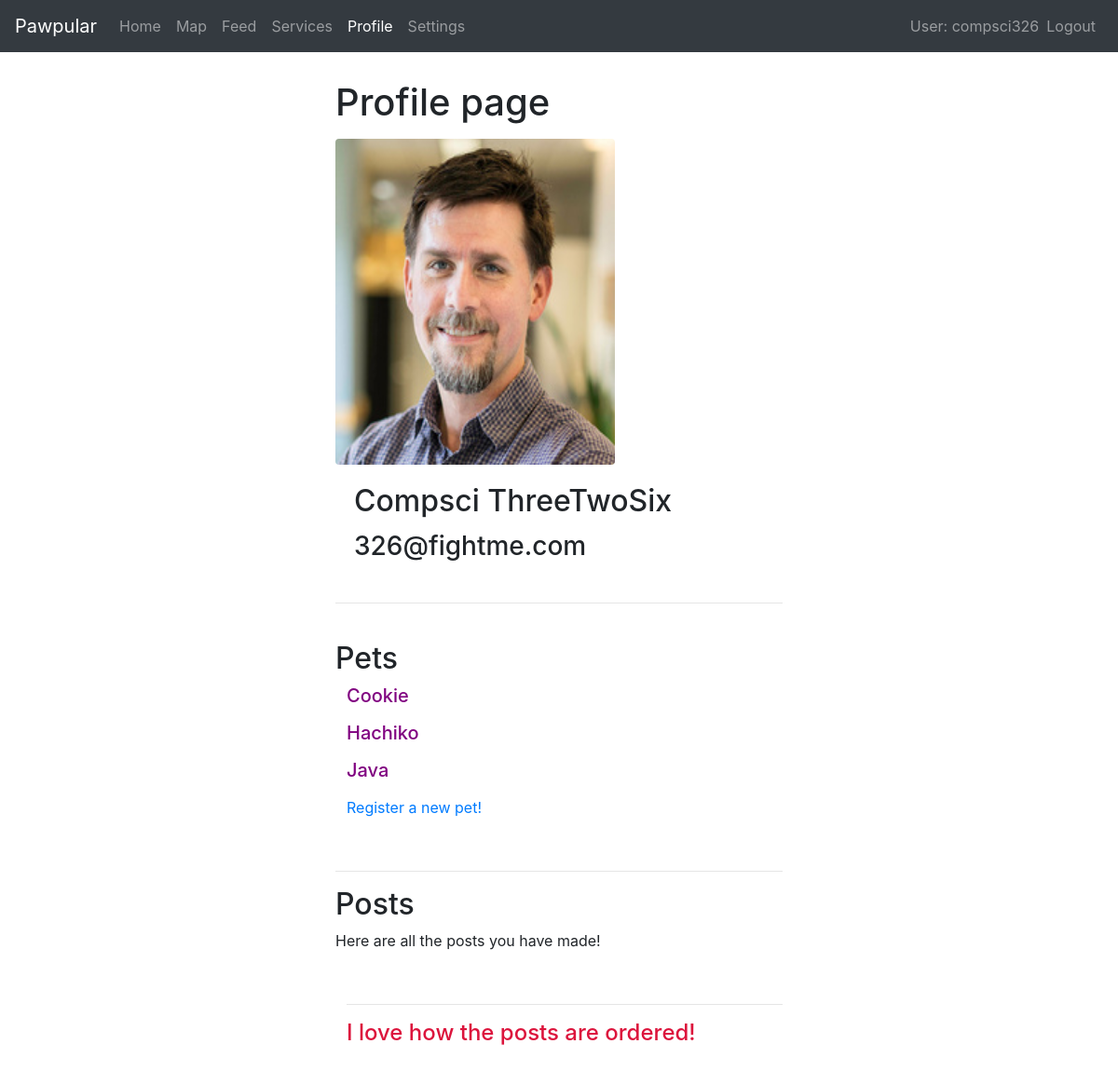
Page /pawpular/profile/75cf73d5-d422-4b25-a3f3-bed1792f88c9 (signed in) on the committed database.
### pawpular/models.py (models this page shows, shortened)
class Profile(models.Model):
    user = models.OneToOneField(User, on_delete=models.CASCADE)
    uuid = models.UUIDField(primary_key=True, default=uuid.uuid4)
    image = models.ImageField(upload_to='uploads/',blank = True)
    pets = models.ManyToManyField('Pet', blank=True)
    feedPosts = models.ManyToManyField('FeedPost', blank=True)
    mapPosts = models.ManyToManyField('MapPost', blank=True)
    servicePosts = models.ManyToManyField('ServicePost', blank=True)
    status=(
        ('1','on'),
        ('0','off'),
        )
    settings = models.CharField(max_length=1,choices=status, blank=False,default='1',help_text = 'settings status status')
    def get_absolute_url(self):
        return "/pawpular/profile/" + self.uuid.__str__()

class Pet(models.Model):
    id = models.UUIDField(primary_key=True, default=uuid.uuid4)
    image = models.ImageField(upload_to='uploads/',blank = True)
    name = models.CharField(max_length=45)
    birthday = models.DateField('Birthday', null=True, blank=True)
    owner = models.ForeignKey('Profile', on_delete=models.CASCADE, blank=False)
    class Meta:
        ordering =["name"]

class Post(models.Model):
    createdBy = models.ForeignKey('Profile', on_delete=models.CASCADE)
    id = models.UUIDField(primary_key=True, default=uuid.uuid4)
    text = models.TextField(max_length=150)
    image = models.ImageField(upload_to='uploads/', blank=True,max_length=100)
    createdOn = models.DateField()
    title = models.CharField(max_length=50, default='')
    class Meta:
        abstract = True
        ordering = ["-createdOn","createdBy"]

class FeedPost(Post):
    post = models.TextField(max_length=1000, default='')

### pawpular/views.py (the view, shortened to what this page needs)
# urls.py: path('profile/<uuid:pk>', views.profile_detail_view.as_view(), name='profile'),
class profile_detail_view(LoginRequiredMixin, generic.DetailView):
    model = Profile

### pawpular/templates/pawpular/profile_detail.html (shortened to what this page needs)
{% extends "base_generic.html" %}
    {% block content %}
        <div style="padding-left:30%;padding-right:30%;padding-top:2.5%;padding-bottom:5%;">
            <header style="padding-bottom:1.5%;">
                <h1>Profile page</h1>
            </header>
            <div >
                    <img src="http://127.0.0.1:8000/pawpular/uploads/{{user.profile.image}}" class="rounded" height = "350px" width="300px">
                    <div class="card-body">
                    <h2 class="card-title">{{user.first_name}} {{user.last_name}}</h2>
                    <h3>{{user.email}}</h3>
                    </div>
            </div>
            <hr>
            <br>
            <h2>Pets</h2>
            <div style="padding-left:2.5%">
                {% for pet in user.profile.pets.all %}
                    <h5>
                        <p data-toggle="collapse" data-target="#demo{{pet.id}}" style  = "color:purple;cursor: pointer;">{{pet.name}}</p>
                    </h5>
                {% endfor %}
                <p><a href="{% url 'pet_create' %}">Register a new pet!</a></p>
            </div>
            <br>
            <hr>
            <div >
                <h2>Posts</h2>
                <p>Here are all the posts you have made! </p>
                {% for post in user.profile.feedPosts.all %}
                    <div style="padding-left:2.5%;">
                        <br>
                        <hr>
                        <div>
                            <h4>
                                <p data-toggle="collapse" data-target="#demo{{post.id}}" style  = "color:crimson;cursor: pointer;">{{post.title}}</p>
                            </h4>
                        </div>
                    </div>
                {% endfor %}
            </div>
        </div>
{% endblock %}

### pawpular/templates/base_generic.html (shortened to what this page needs)
<html lang="en">
<head>
  <link rel="stylesheet" href="https://maxcdn.bootstrapcdn.com/bootstrap/4.0.0/css/bootstrap.min.css">
</head>
<body data-spy="scroll" data-target=".navbar">
  {% block navbar%}
  <nav class="navbar navbar-expand-md bg-dark navbar-dark">
    <a class="navbar-brand" href="{% url 'index' %}">Pawpular</a>
        <div class="collapse navbar-collapse" id="collapsibleNavbar">
            <ul class="navbar-nav mr-auto">
            {% if user.is_authenticated %}
                <li {% if request.resolver_match.url_name == 'index' %} class="active" {% endif %}>
                        <a class="nav-link" href="{% url 'index' %}">Home</a>
                    </li>
                    <li {% if request.resolver_match.url_name == 'map' %} class="active" {% endif %}>
                        <a class="nav-link" href="{% url 'map' %}">Map</a>
                    </li>
                    <li {% if request.resolver_match.url_name == 'chat' %} class="active" {% endif %}>
                        <a class="nav-link" href="{% url 'chat' %}">Feed</a>
                    </li>
                    <li {% if request.resolver_match.url_name == 'services' %} class="active" {% endif %}>
                        <a class="nav-link" href="{% url 'services' %}">Services</a>
                    </li>
                    <li {% if request.resolver_match.url_name == 'profile' %} class="active" {% endif %}>
                        <a class="nav-link" href={{user.profile.get_absolute_url}} >Profile</a>
                    </li>
                    <li {% if request.resolver_match.url_name == 'settings' %} class="active" {% endif %}>
                        <a class="nav-link" href="{% url 'settings' %}">Settings</a>
                    </li>
                    </ul>
                    <ul class="navbar-nav mrl-auto">
                      <li class="navbar-text">User: {{ user.get_username }}</li>
                        <li class ="navbar-nav">
                          <a class="nav-link" href="{% url 'logout' %}?next={{request.path}}">Logout</a>
                        </li>
                    {% else %}
                      <li class="navbar-nav">
                          <a class = "nav-link" href="{% url 'login'%}?next={{request.path}}">Login</a>
                        </li>
                    </ul>
                    {% endif %}
        </div>
    </nav>
  {% endblock %}
  {% block content %}{% endblock %}
</body>

### rows in the picture
Pet: name "Cookie"
Pet: name "Hachiko"
Pet: name "Java"
FeedPost: title "I love how the posts are ordered!"

### other values in the picture
{{ user.get_username }} "compsci326"
{{ user.first_name }} "Compsci"
{{ user.last_name }} "ThreeTwoSix"
{{ user.email }} "326@fightme.com"
